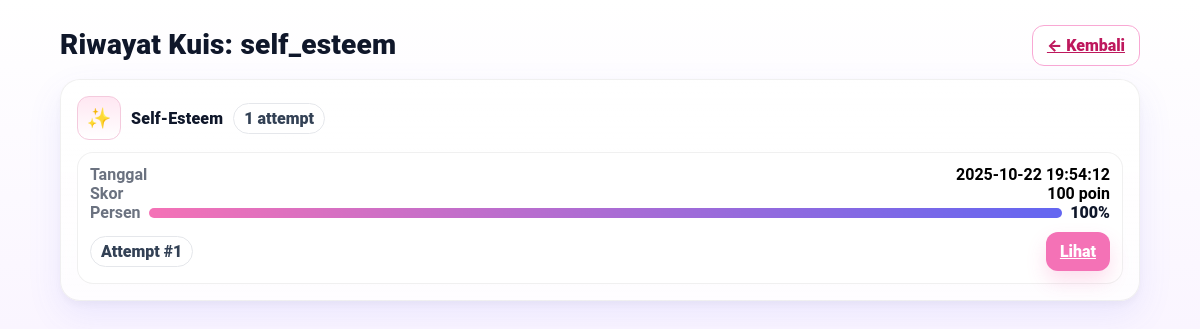
Screenshot of /quiz_history.php?cat=self_esteem (signed in) with the database file from the repository.
### tables this page shows
CREATE TABLE `quiz_attempts` (
  `id` int(11) NOT NULL,
  `pengguna_id` int(11) NOT NULL,
  `category` varchar(64) NOT NULL,
  `score` decimal(5,2) NOT NULL,
  `label` varchar(64) NOT NULL,
  `notes` text DEFAULT NULL,
  `created_at` timestamp NOT NULL DEFAULT current_timestamp()
);

### quiz_history.php (the view, shortened to what this page needs)
<?php
require_once __DIR__ . '/backend/config.php';
$uid = (int) ($_SESSION['user']['pengguna_id'] ?? 0);
$cols = [];
if (
    $res = $mysqli->query("SELECT COLUMN_NAME FROM INFORMATION_SCHEMA.COLUMNS
                           WHERE TABLE_SCHEMA = DATABASE()
                             AND TABLE_NAME = 'quiz_attempts'")
) {
    while ($r = $res->fetch_assoc())
        $cols[strtolower($r['COLUMN_NAME'])] = true;
}
$hasPercent = isset($cols['percent']);
$hasCorrect = isset($cols['correct_count']);
$hasTotal = isset($cols['total_count']);
$colScoreRaw = isset($cols['score_raw']) ? 'score_raw' : (isset($cols['score']) ? 'score' : null);
$colScoreMax = isset($cols['score_max']) ? 'score_max' : (isset($cols['max_score']) ? 'max_score' : null);
$hasScoreRaw = !is_null($colScoreRaw);
$hasScoreMax = !is_null($colScoreMax);
function fmtTime($s)
{
    return $s ? date('Y-m-d H:i:s', strtotime($s)) : '—';
}
$cat = trim($_GET['cat'] ?? '');
if ($cat !== '') {
    $selectExtra = [];
    if ($hasScoreRaw)
        $selectExtra[] = isset($cols['score_raw']) ? "score_raw" : "score";
    $extra = $selectExtra ? ', ' . implode(', ', $selectExtra) : '';
    $sql = "SELECT id, created_at AS ts $extra
          FROM quiz_attempts
          WHERE pengguna_id=? AND category=?
          ORDER BY created_at DESC, id DESC";
    $st = $mysqli->prepare($sql);
    $st->bind_param('is', $uid, $cat);
    $st->execute();
    $rs = $st->get_result();
    $rows = $rs->fetch_all(MYSQLI_ASSOC);
    $meta = ['name' => $cat, 'icon' => '✨'];
    if (
        $q = $mysqli->prepare("SELECT COALESCE(name,slug) name, COALESCE(icon,'✨') icon
                             FROM quiz_list WHERE slug=? LIMIT 1")
    ) {
        $q->bind_param('s', $cat);
        $q->execute();
        $meta = $q->get_result()->fetch_assoc() ?: $meta;
    }
}
?>
<!doctype html>
<html lang="id">
<head>
    <link rel="stylesheet" href="css/styles.css" />
</head>
<body class="ec-body">
    <main class="wrap">
        <div class="topbar">
            <div class="title"><?= $cat ? 'Riwayat Kuis: ' . htmlspecialchars($cat) : 'Riwayat Hasil Kuis' ?></div>
            <div>
                <?php if ($cat): ?>
                    <a class="btn ghost" href="quiz_history.php">← Kembali</a>
                <?php else: ?>
                    <a class="btn ghost" href="home.php#quiz-cards">← Kembali ke Beranda</a>
                <?php endif; ?>
            </div>
        </div>
        <?php if (empty($rows)): ?>
            <div class="card">Belum ada riwayat yang ditampilkan.</div>
        <?php elseif ($cat):  ?>
            <div class="card">
                <div class="detail-head">
                    <div class="ico"><?= htmlspecialchars($meta['icon'] ?? '✨') ?></div>
                    <div class="name"><?= htmlspecialchars($meta['name'] ?? $cat) ?></div>
                    <div class="pill"><?= count($rows) ?> attempt</div>
                </div>
                <div class="list">
                    <?php foreach ($rows as $r):
                        $correct = ($hasCorrect && array_key_exists('correct_count', $r)) ? $r['correct_count'] : null;
                        $total = ($hasTotal && array_key_exists('total_count', $r)) ? $r['total_count'] : null;
                        $scoreRaw = ($hasScoreRaw && array_key_exists(($cols['score_raw'] ?? false) ? 'score_raw' : 'score', $r))
                            ? $r[($cols['score_raw'] ?? false) ? 'score_raw' : 'score'] : null;
                        $scoreMax = ($hasScoreMax && array_key_exists(($cols['score_max'] ?? false) ? 'score_max' : 'max_score', $r))
                            ? $r[($cols['score_max'] ?? false) ? 'score_max' : 'max_score'] : null;
                        if (!is_null($correct) && !is_null($total)) {
                            $scoreText = (int) $correct . '/' . (int) $total;
                        } elseif (!is_null($scoreRaw) && !is_null($scoreMax)) {
                            $scoreText = (int) $scoreRaw . '/' . (int) $scoreMax . ' poin';
                        } elseif (!is_null($scoreRaw)) {
                            $scoreText = (int) $scoreRaw . ' poin';
                        } else {
                            $scoreText = '—';
                        }
                        if ($hasPercent && array_key_exists('percent', $r) && $r['percent'] !== null) {
                            $percent = (int) round((float) $r['percent']);
                        } elseif (!is_null($correct) && !is_null($total) && (int) $total > 0) {
                            $percent = (int) round(((int) $correct * 100) / (int) $total);
                        } elseif (!is_null($scoreRaw) && !is_null($scoreMax) && (int) $scoreMax > 0) {
                            $percent = (int) round(((int) $scoreRaw * 100) / (int) $scoreMax);
                        } elseif (!is_null($scoreRaw) && is_numeric($scoreRaw) && $scoreRaw >= 0 && $scoreRaw <= 100) {
                            $percent = (int) round((float) $scoreRaw);
                        } else {
                            $percent = null;
                        }
                        ?>
                        <div class="item">
                            <div class="row"><span
                                    class="sub">Tanggal</span><strong><?= htmlspecialchars(fmtTime($r['ts'])) ?></strong></div>
                            <div class="row"><span class="sub">Skor</span><strong><?= htmlspecialchars($scoreText) ?></strong>
                            </div>
                            <div class="row" style="align-items:center;gap:8px">
                                <span class="sub">Persen</span>
                                <div style="flex:1">
                                    <div class="meter"><span style="width:<?= is_null($percent) ? 0 : $percent ?>%"></span>
                                    </div>
                                </div>
                                <strong class="pct"><?= is_null($percent) ? '—' : ($percent . '%') ?></strong>
                            </div>
                            <div class="foot" style="margin-top:10px">
                                <span class="pill">Attempt #<?= (int) $r['id'] ?></span>
                                <div class="cta"><a class="btn" href="quiz_result.php?id=<?= (int) $r['id'] ?>">Lihat</a></div>
                            </div>
                        </div>
                    <?php endforeach; ?>
                </div>
            </div>
        <?php endif; ?>
    </main>
</body>
</html>

### css/styles.css (style rules this page uses)
:root { --font-sans: "Roboto", system-ui, -apple-system, Segoe UI, Roboto, Helvetica, Arial, "Apple Color Emoji", "Segoe UI Emoji"; }
html, body { font-family: var(--font-sans); -webkit-font-smoothing: antialiased; -moz-osx-font-smoothing: grayscale; text-rendering: optimizeLegibility; }
html { scroll-behavior: smooth; }
:root { --ring: #ec4899 }
.card { background: white; border-radius: 1rem; padding: 1.25rem; box-shadow: 0 10px 20px rgba(0, 0, 0, .06) }

### quiz_history.php (style rules this page uses)
:root { --rose: #f472b6; --rose-200: #fbcfe8; --indigo: #6366f1; --ink: #0f172a; --muted: #6b7280; --bd: rgba(0, 0, 0, .06); }
body { background: linear-gradient(180deg, #ffffff 0%, #faf5ff 100%) }
.wrap { max-width: 1080px; margin: 28px auto; padding: 0 16px }
.topbar { display: flex; justify-content: space-between; align-items: center; margin-bottom: 18px }
.title { font-size: 28px; font-weight: 900; color: var(--ink); letter-spacing: .2px }
.btn { background: var(--rose); color: #fff; border: 0; border-radius: 12px; padding: 10px 14px; font-weight: 800; box-shadow: 0 10px 20px rgba(236, 72, 153, .18); cursor: pointer }
.btn.ghost { background: #fff; color: #be185d; border: 1px solid #f9a8d4; box-shadow: none }
.card { border: 1px solid var(--bd); background: linear-gradient(180deg, rgba(255, 255, 255, .9), rgba(255, 255, 255, .75)); border-radius: 20px; padding: 16px; box-shadow: 0 14px 34px rgba(99, 102, 241, .10), 0 4px 10px rgba(0, 0, 0, .04); backdrop-filter: saturate(1.1) blur(6px); }
.ico { width: 42px; height: 42px; border-radius: 12px; display: grid; place-items: center; font-size: 20px; background: linear-gradient(180deg, #ffe7f2, #fff); border: 1px solid #f4cadd }
.name { font-weight: 900; color: var(--ink); letter-spacing: .2px }
.pill { display: inline-flex; align-items: center; gap: 6px; padding: 5px 10px; border-radius: 999px; border: 1px solid #e5e7eb; font-weight: 800; background: #fff; color: #334155 }
.foot { display: flex; justify-content: space-between; align-items: center; margin-top: 12px; gap: 8px; flex-wrap: wrap }
.cta { display: flex; gap: 8px }
.meter { height: 10px; background: #f1f5f9; border-radius: 999px; overflow: hidden }
.meter>span { display: block; height: 10px; background: linear-gradient(90deg, var(--rose), var(--indigo)) }
.pct { font-weight: 900; color: var(--ink) }
.detail-head { display: flex; align-items: center; gap: 10px; margin-bottom: 12px }
.sub { color: var(--muted); font-weight: 700 }
.list { display: grid; grid-template-columns: repeat(auto-fit, minmax(260px, 1fr)); gap: 12px }
.item { border: 1px solid var(--bd); border-radius: 16px; padding: 12px; background: #fff }
.item .row { display: flex; justify-content: space-between; gap: 10px }

### rows the page displays
quiz_attempts: created_at "2025-10-22 19:54:12", score "100 poin", score "100", id "1"

### other values shown
$cat "self_esteem"
$meta['icon'] "✨"
$meta['name'] "Self-Esteem"
count($rows) "1"
